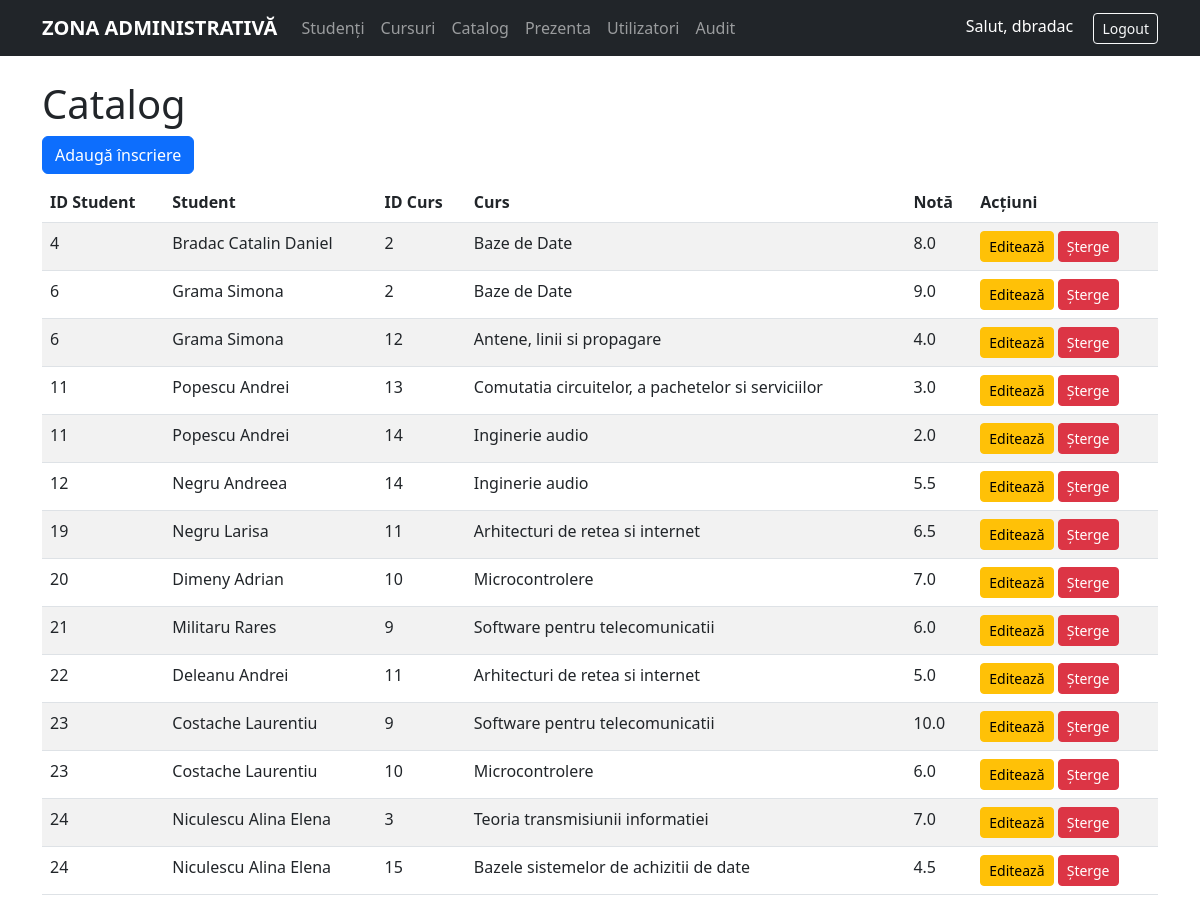
Screenshot of /index.php?resource=enrollments (signed in) with the database file from the repository.
### tables this page shows
CREATE TABLE `Inscrieri` (
  `ID_Student` int(11) NOT NULL,
  `ID_Curs` int(11) NOT NULL,
  `Nota_Finala` decimal(3,1) NOT NULL CHECK (`Nota_Finala` between 1 and 10)
);

CREATE TABLE `Cursuri` (
  `ID_Curs` int(11) NOT NULL,
  `Denumire` varchar(100) NOT NULL,
  `Profesor_Titular` varchar(100) NOT NULL,
  `Nr_Credite` tinyint(4) NOT NULL CHECK (`Nr_Credite` > 0),
  `Semester` tinyint(1) NOT NULL COMMENT '1 = semestrul 1, 2 = semestrul 2'
);

### src/Controllers/EnrollmentController.php (called while the page is built, shortened)
<?php
class EnrollmentController extends Controller
{
    private Enrollment $model;
    public function __construct() { $this->model = new Enrollment(); }
    public function index()
    {
        $enrollments = $this->model->all();
        include __DIR__ . '/../../views/enrollments/list.php';
    }
}

### index.php (called while the page is built, shortened)
<?php
$resource = $_GET['resource'] ?? 'students';
$action   = $_GET['action']   ?? 'index';
switch ($resource) {
    case 'enrollments':
        $ctrl = new \App\Controllers\EnrollmentController();
        break;
}
call_user_func([$ctrl, $action]);

### autoload.php (called while the page is built, shortened)
<?php
spl_autoload_register(function($class) {
    $prefix = 'App\\';
    $baseDir = __DIR__ . '/src/';
    $len = strlen($prefix);
    $relative = str_replace('\\', '/', substr($class, $len));
    $file = $baseDir . $relative . '.php';
});

### src/Core/Database.php (called while the page is built, shortened)
<?php
class Database {
    private static $instance;
    private $pdo;
    private function __construct() {
        $dsn = "mysql:host=" . DB_HOST . ";dbname=" . DB_NAME . ";charset=utf8mb4";
        $this->pdo = new PDO($dsn, DB_USER, DB_PASS, [
            PDO::ATTR_ERRMODE => PDO::ERRMODE_EXCEPTION,
            PDO::ATTR_DEFAULT_FETCH_MODE => PDO::FETCH_ASSOC,
        ]);
    }
    public static function getInstance() {
        if (!self::$instance) self::$instance = new self();
        return self::$instance;
    }
    public function getConnection() {
        return $this->pdo;
    }
}

### src/Models/Enrollment.php (called while the page is built, shortened)
<?php
class Enrollment {
    private PDO $db;
    public function __construct() {
        $this->db = Database::getInstance()->getConnection();
    }
    public function all() {
        $sql = "
          SELECT
            e.ID_Student,
            CONCAT(s.Nume, ' ', s.Prenume)  AS Student,
            e.ID_Curs,
            c.Denumire                      AS Curs,
            e.Nota_Finala
          FROM Inscrieri  e
          JOIN Studenti   s ON s.ID_Student = e.ID_Student
          JOIN Cursuri    c ON c.ID_Curs    = e.ID_Curs
          ORDER BY e.ID_Student, e.ID_Curs
        ";
        return $this->db->query($sql)->fetchAll();
    }
}

### views/enrollments/list.php (the view)
<?php include __DIR__ . '/../templates/header.php'; ?>
<h1>Catalog</h1>
<a href="index.php?resource=enrollments&action=create"
   class="btn btn-primary mb-2">Adaugă înscriere</a>
<table class="table table-striped">
  <thead>
    <tr>
      <th>ID Student</th><th>Student</th>
      <th>ID Curs</th><th>Curs</th>
      <th>Notă</th><th>Acțiuni</th>
    </tr>
  </thead>
  <tbody>
  <?php foreach ($enrollments as $e): ?>
    <tr>
      <td><?= $e['ID_Student'] ?></td>
      <td><?= htmlspecialchars($e['Student']) ?></td>
      <td><?= $e['ID_Curs'] ?></td>
      <td><?= htmlspecialchars($e['Curs']) ?></td>
      <td><?= $e['Nota_Finala'] ?></td>
      <td>
        <a href="index.php?resource=enrollments&action=edit&student_id=<?= $e['ID_Student'] ?>&course_id=<?= $e['ID_Curs'] ?>"
           class="btn btn-sm btn-warning">Editează</a>
        <a href="index.php?resource=enrollments&action=delete&student_id=<?= $e['ID_Student'] ?>&course_id=<?= $e['ID_Curs'] ?>"
           class="btn btn-sm btn-danger"
           onclick="return confirm('Ștergi această notă?')">Șterge</a>
      </td>
    </tr>
  <?php endforeach; ?>
  </tbody>
</table>
<?php include __DIR__ . '/../templates/footer.php'; ?>

### rows the page displays
inscrieri: ID_Student "4", Student "Bradac Catalin Daniel", ID_Curs "2", ID_Curs.Denumire "Baze de Date", Nota_Finala "8.0"
inscrieri: ID_Student "6", Student "Grama Simona", ID_Curs "2", ID_Curs.Denumire "Baze de Date", Nota_Finala "9.0"
inscrieri: ID_Student "6", Student "Grama Simona", ID_Curs "12", ID_Curs.Denumire "Antene, linii si propagare", Nota_Finala "4.0"
inscrieri: ID_Student "11", Student "Popescu Andrei", ID_Curs "13", ID_Curs.Denumire "Comutatia circuitelor, a pachetelor si serviciilor", Nota_Finala "3.0"
inscrieri: ID_Student "11", Student "Popescu Andrei", ID_Curs "14", ID_Curs.Denumire "Inginerie audio", Nota_Finala "2.0"
inscrieri: ID_Student "12", Student "Negru Andreea", ID_Curs "14", ID_Curs.Denumire "Inginerie audio", Nota_Finala "5.5"
inscrieri: ID_Student "19", Student "Negru Larisa", ID_Curs "11", ID_Curs.Denumire "Arhitecturi de retea si internet", Nota_Finala "6.5"
inscrieri: ID_Student "20", Student "Dimeny Adrian", ID_Curs "10", ID_Curs.Denumire "Microcontrolere", Nota_Finala "7.0"
inscrieri: ID_Student "21", Student "Militaru Rares", ID_Curs "9", ID_Curs.Denumire "Software pentru telecomunicatii", Nota_Finala "6.0"
inscrieri: ID_Student "22", Student "Deleanu Andrei", ID_Curs "11", ID_Curs.Denumire "Arhitecturi de retea si internet", Nota_Finala "5.0"
inscrieri: ID_Student "23", Student "Costache Laurentiu", ID_Curs "9", ID_Curs.Denumire "Software pentru telecomunicatii", Nota_Finala "10.0"
inscrieri: ID_Student "23", Student "Costache Laurentiu", ID_Curs "10", ID_Curs.Denumire "Microcontrolere", Nota_Finala "6.0"
inscrieri: ID_Student "24", Student "Niculescu Alina Elena", ID_Curs "3", ID_Curs.Denumire "Teoria transmisiunii informatiei", Nota_Finala "7.0"
inscrieri: ID_Student "24", Student "Niculescu Alina Elena", ID_Curs "15", ID_Curs.Denumire "Bazele sistemelor de achizitii de date", Nota_Finala "4.5"

### other values shown
$_SESSION['user']['username'] "dbradac"
